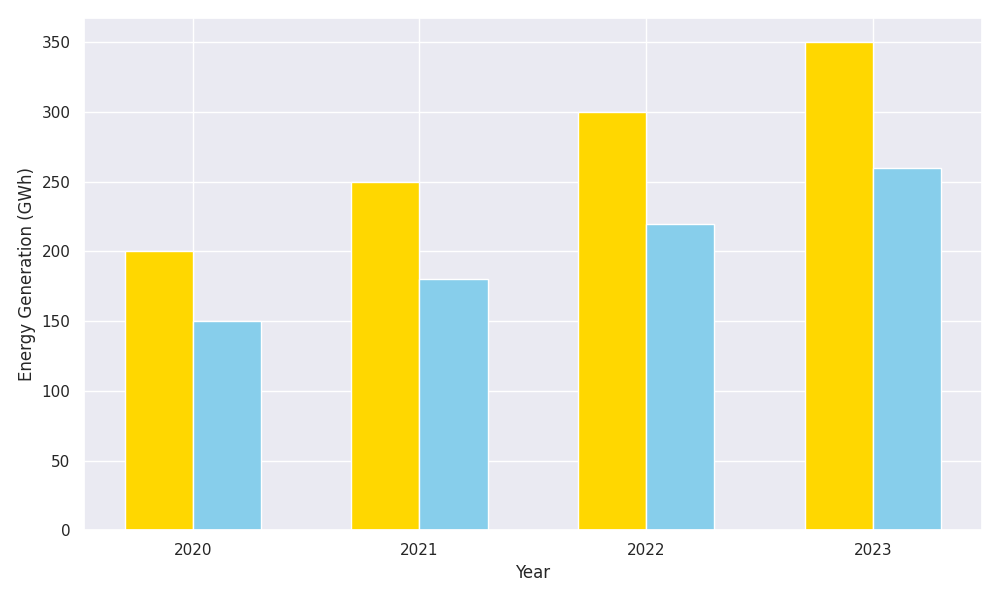

Python code for this plot:
import matplotlib.pyplot as plt
import numpy as np

years = ['2020', '2021', '2022', '2023']
solar_energy = [200, 250, 300, 350]
wind_energy = [150, 180, 220, 260]

colors = ['#ffd700', '#87ceeb']
fig, ax = plt.subplots(figsize=(10, 6))

bar_width = 0.3
index = np.arange(len(years))

ax.bar(index, solar_energy, color=colors[0], width=bar_width, align='center')
ax.bar(index + bar_width, wind_energy, color=colors[1], width=bar_width, align='center')

ax.set_xticks(index + 0.5 * bar_width)
ax.set_xticklabels(years)

ax.set_xlabel('Year', fontsize=12)
ax.set_ylabel('Energy Generation (GWh)', fontsize=12)

plt.tight_layout()
plt.show()
